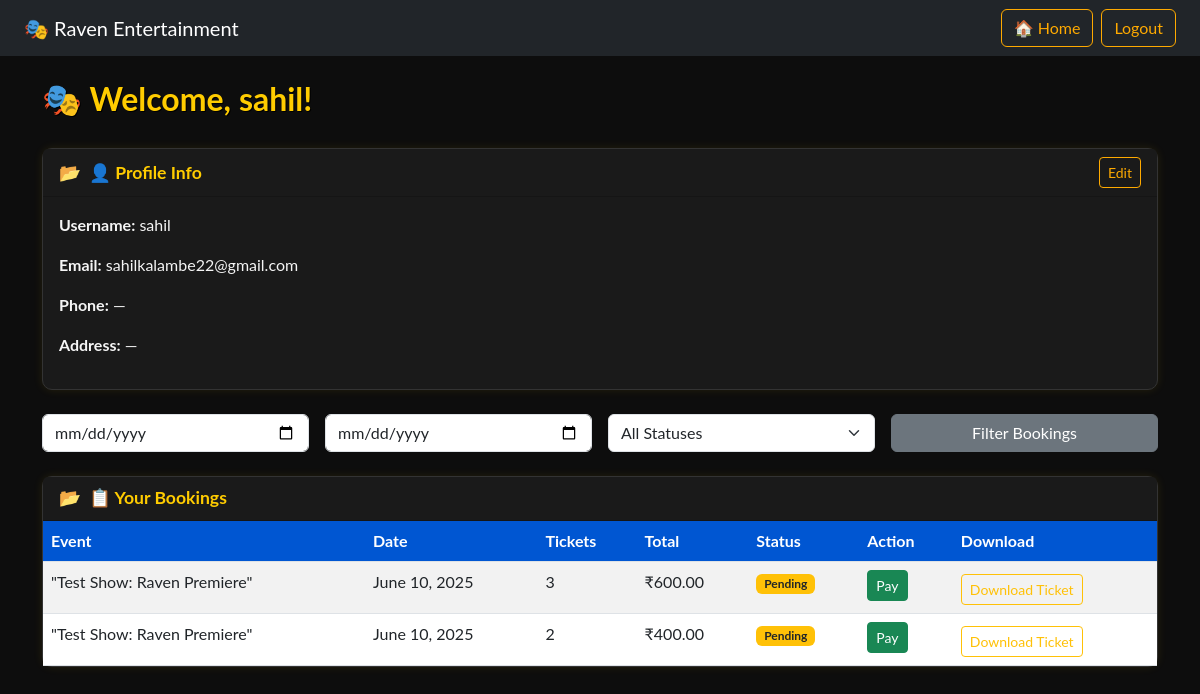
Screenshot of /accounts/user/dashboard/ (signed in) with the database file from the repository.
### accounts/models.py (models this page shows, shortened)
class CustomUser(AbstractUser):
    USER_TYPE_CHOICES = (
        ("Admin", "Admin"),
        ("User", "User"),
    )
    email = models.EmailField(unique=True)  # ✅ make email unique
    user_type = models.CharField(
        max_length=10, choices=USER_TYPE_CHOICES, default="User"
    )
    is_email_verified = models.BooleanField(default=False)
    email_otp = models.CharField(max_length=6, blank=True, null=True)
    last_otp_sent = models.DateTimeField(blank=True, null=True)

### user/models.py (models this page shows, shortened)
class Booking(models.Model):
    user = models.ForeignKey(User, on_delete=models.CASCADE, related_name="bookings")
    event_name = models.CharField(max_length=200, default="Default Event Name")
    booking_date = models.DateTimeField(auto_now_add=True)
    show = models.ForeignKey(Show, on_delete=models.CASCADE, related_name="bookings")
    event_date = models.DateField(default=date(2025, 1, 1))
    number_of_tickets = models.PositiveIntegerField(default=1)
    total_price = models.DecimalField(max_digits=10, decimal_places=2, default=0.00)
    payment_status = models.CharField(
        max_length=50,
        choices=[("Pending", "Pending"), ("Paid", "Paid")],
        default="Pending",
    )
    transaction_id = models.CharField(max_length=255, blank=True, null=True)
    transaction_screenshot = models.ImageField(
        upload_to="transaction_screenshots/", blank=True, null=True
    )
    upi_id = models.CharField(max_length=255, blank=True, null=True)
    created_at = models.DateTimeField(auto_now_add=True)
    ticket = models.ForeignKey(
        "Ticket", on_delete=models.SET_NULL, null=True, blank=True
    )

### accounts/views.py (the view)
# urls.py: path("user/dashboard/", views.user_dashboard, name="user_dashboard"),
@login_required
def user_dashboard(request):
    if request.user.user_type != "User":
        return HttpResponseForbidden("You are not authorized.")
    bookings = Booking.objects.filter(user=request.user).order_by("-booking_date")
    filter_start_date = request.GET.get("start_date")
    filter_end_date = request.GET.get("end_date")
    filter_status = request.GET.get("status")
    if filter_start_date:
        bookings = bookings.filter(booking_date__date__gte=filter_start_date)
    if filter_end_date:
        bookings = bookings.filter(booking_date__date__lte=filter_end_date)
    if filter_status:
        bookings = bookings.filter(payment_status=filter_status)
    shows = Show.objects.filter(date__gt=timezone.now()).order_by("date")
    return render(
        request,
        "accounts/user_dashboard.html",
        {
            "user": request.user,
            "bookings": bookings,
            "shows": shows,
            "filter_start_date": filter_start_date,
            "filter_end_date": filter_end_date,
            "filter_status": filter_status,
        },
    )

### templates/accounts/user_dashboard.html (shortened to what this page needs)
{% extends "base.html" %}
{% load static %}
{% block head_extra %}
<link rel="stylesheet" href="{% static 'assets/css/user_dashboard.css' %}">
{% endblock %}
{% block content %}
<h2>🎭 Welcome, {{ user.username }}!</h2>
<div class="card mb-4">
  <div class="card-header d-flex justify-content-between align-items-center">
    <span>👤 Profile Info</span>
    <a href="{% url 'profile_settings' %}" class="btn btn-sm btn-outline-light">Edit</a>
  </div>
  <div class="card-body">
    <p><strong>Username:</strong> {{ user.username }}</p>
    <p><strong>Email:</strong> {{ user.email }}</p>
    <p><strong>Phone:</strong> {{ user.userprofile.phone_number|default:"—" }}</p>
    <p><strong>Address:</strong> {{ user.userprofile.address|default:"—" }}</p>
  </div>
</div>
<form method="get" class="row g-3 mb-4">
  <div class="col-md-3">
    <input type="date" name="start_date" class="form-control" value="{{ filter_start_date }}">
  </div>
  <div class="col-md-3">
    <input type="date" name="end_date" class="form-control" value="{{ filter_end_date }}">
  </div>
  <div class="col-md-3">
    <select name="status" class="form-select">
      <option value="">All Statuses</option>
    </select>
  </div>
  <div class="col-md-3">
    <button type="submit" class="btn btn-secondary w-100">Filter Bookings</button>
  </div>
</form>
<div class="card">
  <div class="card-header"><span>📋 Your Bookings</span></div>
  <div class="card-body p-0">
    {% if bookings %}
      <table class="table table-striped table-hover mb-0">
        <thead>
          <tr>
            <th>Event</th>
            <th>Date</th>
            <th>Tickets</th>
            <th>Total</th>
            <th>Status</th>
            <th>Action</th>
            <th>Download</th>
          </tr>
        </thead>
        <tbody>
          {% for booking in bookings %}
            <tr>
              <td>{{ booking.event_name }}</td>
              <td>{{ booking.event_date }}</td>
              <td>{{ booking.number_of_tickets }}</td>
              <td>₹{{ booking.total_price }}</td>
              <td>
                {% if booking.payment_status == 'Paid' %}
                  <span class="badge bg-success">Paid</span>
                {% else %}
                  <span class="badge bg-warning text-dark">Pending</span>
                {% endif %}
              </td>
              <td>
                {% if booking.payment_status != "Paid" %}
                  <a href="{% url 'payments' booking.id %}" class="btn btn-sm btn-success">Pay</a>
                {% endif %}
              </td>
              <td>
                {% if booking.ticket_id %}
                  <a href="{% url 'download_ticket' booking.ticket.id %}" class="btn btn-sm btn-outline-warning mt-1" target="_blank">Download Ticket</a>
                {% else %}
                  <span class="text-muted small">Ticket not found</span>
                {% endif %}
              </td>
            </tr>
          {% endfor %}
        </tbody>
      </table>
    {% else %}
      <p class="text-muted text-center p-3 mb-0">You haven't made any bookings yet.</p>
    {% endif %}
  </div>
</div>
{% endblock %}

### static/assets/css/user_dashboard.css (style rules this page uses)
body { background-color: #f7f9fc; }
.card-header { background-color: #1e293b; color: #ffffff; font-weight: bold; }
.table th { background-color: #0d6efd; color: #fff; }
.btn-primary, .btn-success { border-radius: 0.25rem; }

### templates/base.html (style rules this page uses)
body { background-color: #121212; color: #f0f0f0; font-family: 'Lato', sans-serif; margin: 0; padding: 0; }

### templates/accounts/user_dashboard.html (style rules this page uses)
body { background-color: #0d0d0d; }
h2 { color: #ffcc00; font-weight: bold; text-shadow: 1px 1px #000; margin-bottom: 30px; }
.card { background-color: #1a1a1a; border: 1px solid #333; border-radius: 10px; box-shadow: 0 0 10px rgba(255, 204, 0, 0.1); }
.card-header { background-color: #1a1a1a; color: #ffcc00; font-weight: bold; font-size: 1.1rem; }
.card-body { color: #f5f5f5; }
.btn-outline-light { border-color: #ffaa00; color: #ffaa00; }
.table { color: #f5f5f5; background-color: #1a1a1a; }
.table th { background-color: #0056d2; color: white; }
.badge.bg-warning { background-color: #ffc107; color: #000; }
.btn-secondary { background-color: #6c757d; border-color: #6c757d; }
.card-header span { display: flex; align-items: center; }
.card-header span::before { content: "📂"; margin-right: 8px; }

### rows the page displays
CustomUser: username "sahil", email "sahilkalambe22@gmail.com", userprofile.phone_number "—"
Booking: event_name "\"Test Show: Raven Premiere\"", event_date "June 10, 2025", number_of_tickets "3", total_price "600.00", payment_status "Pending", shows "Download Ticket"
Booking: event_name "\"Test Show: Raven Premiere\"", event_date "June 10, 2025", number_of_tickets "2", total_price "400.00", payment_status "Pending", shows "Download Ticket"

### other values shown
{{ user.userprofile.address|default:"—" }} "—"
